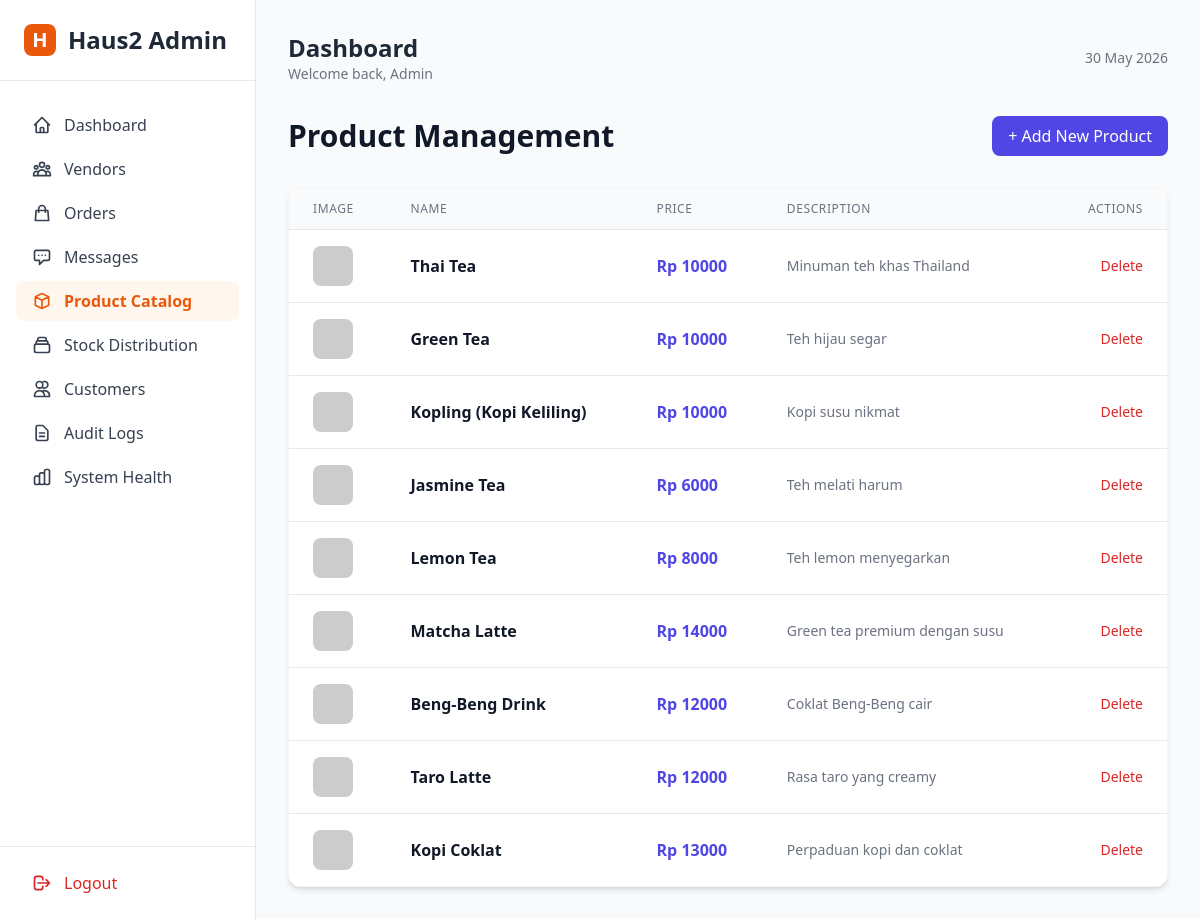
The app's page /web-admin/products (signed in), older data.
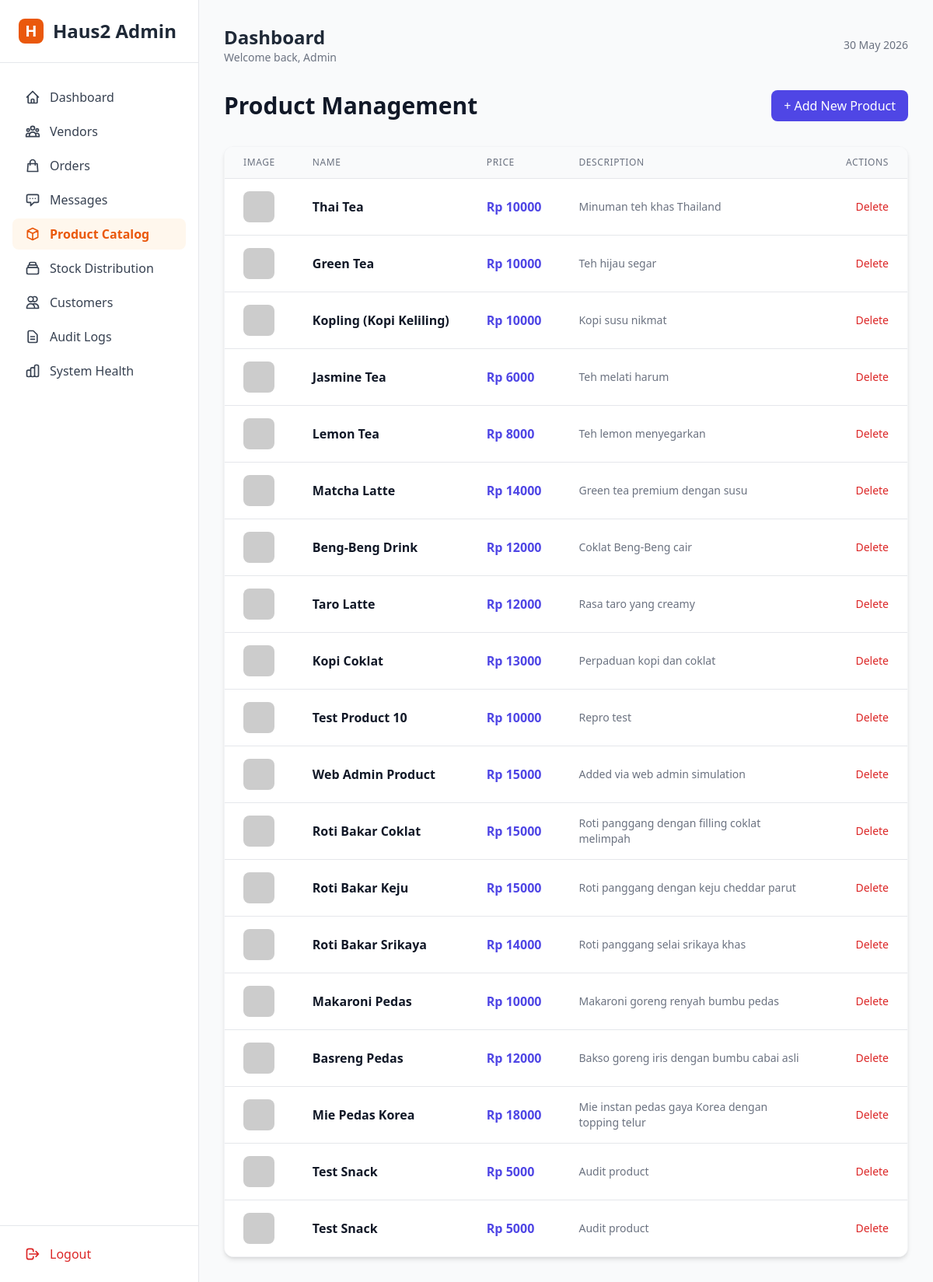
The same page, newer data.
### app/models.py (models this page shows, shortened)
class Product(db.Model, SerializerMixin):
    __tablename__ = 'products'
    id = db.Column(db.Integer, primary_key=True)
    name = db.Column(db.String(100), nullable=False)
    description = db.Column(db.Text, nullable=True)
    category = db.Column(db.String(50), nullable=True, default='Haus!') # Added for branding/grouping
    price = db.Column(db.Integer, nullable=False) # In IDR
    image_url = db.Column(db.String(255), nullable=True)
    stocks = db.relationship('DailyStock', backref='product', cascade='all, delete-orphan', lazy=True)
    order_items = db.relationship('OrderItem', backref='product', cascade='all, delete-orphan', lazy=True)
    serialize_only = ('id', 'name', 'description', 'category', 'price', 'image_url')

### app/web_admin.py (the view, shortened to what this page needs)
@web_admin_bp.route('/products', methods=['GET', 'POST'])
def products():
    if 'admin_id' not in session:
        return redirect(url_for(LOGIN_ROUTE))
    all_products = Product.query.all()
    return render_template('admin/products.html', products=all_products)

### app/web_admin.py (called while the page is built)
@web_admin_bp.context_processor
def inject_globals():
    try:
        pending_vendors = User.query.filter_by(role='vendor', is_verified=False).count()
        unread_messages = 0
        admin_id = session.get('admin_id')
        if admin_id:
            unread_messages = ChatMessage.query.filter_by(receiver_id=admin_id, is_read=False).count()
        return {
            'now': datetime.now(timezone.utc),
            'pending_vendor_count': pending_vendors,
            'unread_msg_count': unread_messages
        }
    except:
        return {'now': datetime.now(), 'pending_vendor_count': 0, 'unread_msg_count': 0}

### app/templates/admin/products.html (shortened to what this page needs)
{% extends "base.html" %}
{% block content %}
<div class="space-y-8">
    <div class="flex justify-between items-center">
        <h1 class="text-3xl font-extrabold text-gray-900">Product Management</h1>
        <button onclick="document.getElementById('addProductModal').classList.remove('hidden')" class="bg-indigo-600 text-white px-4 py-2 rounded-lg hover:bg-indigo-700 transition">
            + Add New Product
        </button>
    </div>
    <div class="bg-white shadow-md rounded-xl overflow-hidden border border-gray-100">
        <table class="min-w-full divide-y divide-gray-200">
            <thead class="bg-gray-50">
                <tr>
                    <th class="px-6 py-3 text-left text-xs font-medium text-gray-500 uppercase tracking-wider">Image</th>
                    <th class="px-6 py-3 text-left text-xs font-medium text-gray-500 uppercase tracking-wider">Name</th>
                    <th class="px-6 py-3 text-left text-xs font-medium text-gray-500 uppercase tracking-wider">Price</th>
                    <th class="px-6 py-3 text-left text-xs font-medium text-gray-500 uppercase tracking-wider">Description</th>
                    <th class="px-6 py-3 text-right text-xs font-medium text-gray-500 uppercase tracking-wider">Actions</th>
                </tr>
            </thead>
            <tbody class="bg-white divide-y divide-gray-200">
                {% for product in products %}
                <tr>
                    <td class="px-6 py-4 whitespace-nowrap">
                        <img src="{{ product.image_url or 'https://via.placeholder.com/50' }}" class="h-10 w-10 rounded-lg object-cover">
                    </td>
                    <td class="px-6 py-4 whitespace-nowrap font-bold text-gray-900">{{ product.name }}</td>
                    <td class="px-6 py-4 whitespace-nowrap text-indigo-600 font-semibold">Rp {{ product.price }}</td>
                    <td class="px-6 py-4 text-sm text-gray-500">{{ product.description[:50] }}{% if product.description|length > 50 %}...{% endif %}</td>
                    <td class="px-6 py-4 whitespace-nowrap text-right text-sm font-medium">
                        <form action="{{ url_for('web_admin.delete_product', id=product.id) }}" method="POST" onsubmit="return confirm('Delete this product?')">
                            <button type="submit" class="text-red-600 hover:text-red-900">Delete</button>
                        </form>
                    </td>
                </tr>
                {% endfor %}
            </tbody>
        </table>
    </div>
</div>
{% endblock %}

Row changes from the older to the newer data that the page shows:
added Product: name "Test Product 10", price "10000", description "Repro test"
added Product: name "Web Admin Product", price "15000", description "Added via web admin simulation"
added Product: name "Roti Bakar Coklat", price "15000", description "Roti panggang dengan filling coklat melimpah"
added Product: name "Roti Bakar Keju", price "15000", description "Roti panggang dengan keju cheddar parut"
added Product: name "Roti Bakar Srikaya", price "14000", description "Roti panggang selai srikaya khas"
added Product: name "Makaroni Pedas", price "10000", description "Makaroni goreng renyah bumbu pedas"
added Product: name "Basreng Pedas", price "12000", description "Bakso goreng iris dengan bumbu cabai asli"
added Product: name "Mie Pedas Korea", price "18000", description "Mie instan pedas gaya Korea dengan topping telur"
added Product: name "Test Snack", price "5000", description "Audit product"
added Product: name "Test Snack", price "5000", description "Audit product"
